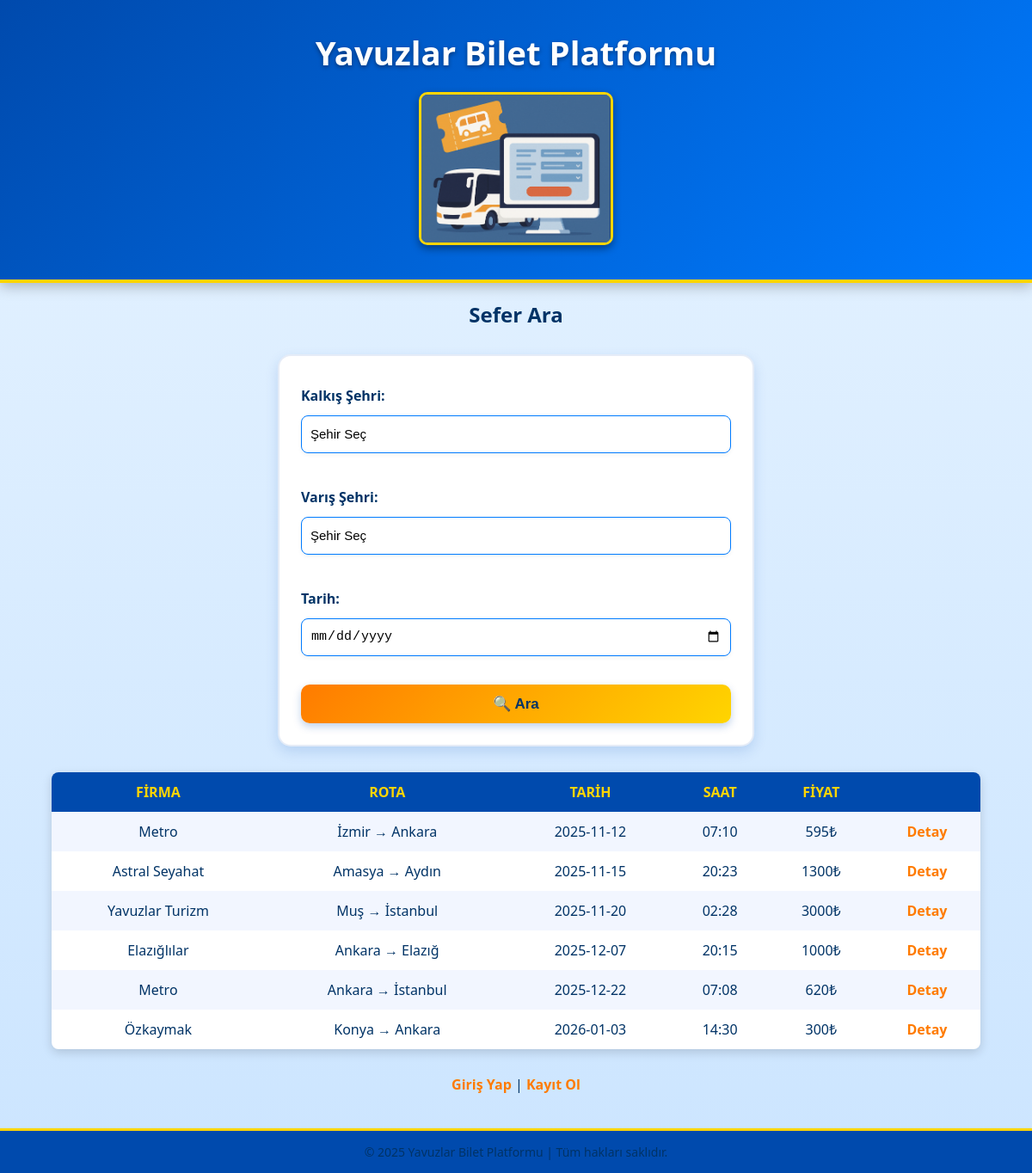
The page / on the database its author committed.
### tables this page shows
CREATE TABLE trips (
      id INTEGER PRIMARY KEY,
      firm_id INTEGER,
      from_city TEXT,
      to_city TEXT,
      date TEXT,
      time TEXT,
      price INTEGER,
      seat_count INTEGER
  );

CREATE TABLE firms (
      id INTEGER PRIMARY KEY,
      name TEXT UNIQUE
  );

### src/trips.php (called while the page is built, shortened)
<?php
function list_trips(PDO $pdo, $from = null, $to = null, $date = null) {
    $sql = "SELECT tr.*, f.name AS firm_name
            FROM trips tr
            JOIN firms f ON tr.firm_id = f.id
            WHERE 1=1";
    $params = [];
    $sql .= " ORDER BY tr.date, tr.time";
    $st = $pdo->prepare($sql);
    $st->execute($params);
    return $st->fetchAll(PDO::FETCH_ASSOC);
}

### src/auth.php (called while the page is built, shortened)
<?php
function current_user() {
    if (!isset($_SESSION['user'])) return null;
    return null;
}

### public/index.php (the view, shortened to what this page needs)
<?php
require_once __DIR__.'/../src/auth.php';
require_once __DIR__.'/../src/trips.php';
$pdo = db();
function normalize_date(?string $s): ?string {
  if (!$s) return null;
  return null;
}
$from = trim($_GET['from'] ?? '');
$to   = trim($_GET['to'] ?? '');
$dateInput = $_GET['date'] ?? '';
$date = normalize_date($dateInput);
$trips = list_trips($pdo, $from ?: null, $to ?: null, $date ?: null);
$user  = current_user();
?>
<!doctype html>
<html lang="tr">
<head>
  <link rel="stylesheet" href="css/style.css?v=4">
</head>
<body>
<header>
  <h1>Yavuzlar Bilet Platformu</h1>
  <img src="css/bus.png" alt="Yavuzlar Turizm Otobüsü">
</header>
<h2>Sefer Ara</h2>
<form method="get" class="trip-search">
  <div class="form-row">
  <div class="form-group">
    <label for="from">Kalkış Şehri:</label>
    <select name="from" id="from" required>
      <option value="">Şehir Seç</option>
    </select>
  </div>
  <div class="form-group">
    <label for="to">Varış Şehri:</label>
    <select name="to" id="to" required>
      <option value="">Şehir Seç</option>
    </select>
  </div>
  <div class="form-group">
    <label for="date">Tarih:</label>
    <input type="date" name="date" id="date" value="<?=htmlspecialchars($date)?>">
  </div>
  </div>
  <button type="submit">🔍 Ara</button>
</form>
<table>
<tr><th>Firma</th><th>Rota</th><th>Tarih</th><th>Saat</th><th>Fiyat</th><th></th></tr>
<?php foreach($trips as $t): ?>
<tr>
  <td><?=htmlspecialchars($t['firm_name'])?></td>
  <td><?=htmlspecialchars($t['from_city'])?> → <?=htmlspecialchars($t['to_city'])?></td>
  <td><?=$t['date']?></td>
  <td><?=$t['time']?></td>
  <td><?=$t['price']?>₺</td>
  <td><a href="trips.php?id=<?=$t['id']?>">Detay</a></td>
</tr>
<?php endforeach; ?>
</table>
<?php if (!$user): ?>
  <p><a href="login.php">Giriş Yap</a> | <a href="register.php">Kayıt Ol</a></p>
<?php endif; ?>
<footer>© 2025 Yavuzlar Bilet Platformu | Tüm hakları saklıdır.</footer>
</body>
</html>

### public/css/style.css (style rules this page uses)
body { font-family: 'Segoe UI', Tahoma, sans-serif; background: linear-gradient(to bottom, #e6f3ff, #cce5ff); color: #003366; margin: 0; padding: 0; }
header { background: linear-gradient(135deg, #004AAD, #007BFF); color: white; text-align: center; padding: 40px 0 30px; border-bottom: 4px solid #FFD500; box-shadow: 0 4px 15px rgba(0, 0, 0, 0.25); }
header img { width: 220px; height: auto; border: 3px solid #FFD500; border-radius: 10px; margin-top: 10px; box-shadow: 0 4px 10px rgba(0, 0, 0, 0.4); }
header h1 { font-size: 2.4em; font-weight: bold; margin-bottom: 20px; text-shadow: 0 2px 4px rgba(0, 0, 0, 0.3); }
form { width: 90%; max-width: 480px; margin: 30px auto; background: #fff; padding: 25px; border-radius: 12px; box-shadow: 0 6px 15px rgba(0, 74, 173, 0.15); text-align: left; }
form label { display: block; text-align: left; font-weight: 600; margin-top: 10px; color: #003366; }
form select, form input[type="date"], form input[type="text"], form input[type="number"], form input[type="password"] { width: 100%; padding: 10px; border-radius: 8px; border: 1px solid #007BFF; margin-top: 6px; font-size: 15px; box-sizing: border-box; }
button { width: 100%; background: linear-gradient(135deg, #FF7B00, #FFD500); color: #003366; border: none; border-radius: 10px; padding: 12px 0; font-weight: bold; font-size: 16px; margin-top: 15px; cursor: pointer; transition: all 0.3s ease; box-shadow: 0 4px 10px rgba(0, 74, 173, 0.25); }
table { border-collapse: collapse; width: 90%; margin: 30px auto; background: #ffffff; border-radius: 8px; overflow: hidden; box-shadow: 0 4px 12px rgba(0, 0, 0, 0.15); }
th, td { padding: 12px; text-align: center; }
th { background-color: #004AAD; color: #FFD500; text-transform: uppercase; }
tr:nth-child(even) { background-color: #f2f6ff; }
a { color: #FF7B00; font-weight: bold; text-decoration: none; }
footer { text-align: center; padding: 15px; background: #004AAD; color: #fff; font-size: 14px; border-top: 3px solid #FFD500; }
.trip-search { display: flex; flex-direction: column; align-items: stretch; width: 90%; max-width: 400px; margin: 30px auto; background: #fff; padding: 25px; border-radius: 12px; box-shadow: 0 6px 15px rgba(0, 74, 173, 0.15); backdrop-filter: blur(6px); border: 2px solid rgba(0, 74, 173, 0.1); }
.trip-search .form-group { margin-bottom: 15px; }
.trip-search label { display: block; text-align: left; font-weight: 600; color: #003366; margin-bottom: 5px; }
.trip-search select, .trip-search input[type="date"] { width: 100%; height: 42px; padding: 8px 10px; border-radius: 8px; border: 1px solid #007BFF; font-size: 15px; box-sizing: border-box; appearance: none; background-color: #fff; box-shadow: 0 2px 5px rgba(0, 0, 0, 0.05); }
.trip-search input[type="date"] { text-align: left; padding-left: 12px; }
.trip-search { display: flex; flex-direction: column; align-items: stretch; width: 90%; max-width: 500px; margin: 30px auto; background: #fff; padding: 25px; border-radius: 15px; box-shadow: 0 6px 15px rgba(0, 74, 173, 0.15); border: 2px solid rgba(0, 74, 173, 0.1); }
.trip-search .form-row { display: flex; flex-direction: column; gap: 15px; }
.trip-search .form-group { display: flex; flex-direction: column; }
.trip-search label { font-weight: 600; color: #003366; margin-bottom: 6px; }
.trip-search select, .trip-search input[type="date"] { width: 100%; height: 44px; padding: 8px 10px; border-radius: 8px; border: 1px solid #007BFF; font-size: 15px; box-sizing: border-box; background-color: #fff; appearance: none; transition: all 0.2s; }
.trip-search button { margin-top: 18px; background: linear-gradient(135deg, #FF7B00, #FFD500); color: #003366; border: none; border-radius: 10px; padding: 12px 0; font-weight: bold; font-size: 17px; cursor: pointer; transition: all 0.3s ease; box-shadow: 0 4px 10px rgba(0, 74, 173, 0.25); display: flex; justify-content: center; align-items: center; gap: 6px; }

### rows shown on the page
trips: firm.name "Metro", from_city "İzmir", to_city "Ankara", date "2025-11-12", time "07:10", price "595"
trips: firm.name "Astral Seyahat", from_city "Amasya", to_city "Aydın", date "2025-11-15", time "20:23", price "1300"
trips: firm.name "Yavuzlar Turizm", from_city "Muş", to_city "İstanbul", date "2025-11-20", time "02:28", price "3000"
trips: firm.name "Elazığlılar", from_city "Ankara", to_city "Elazığ", date "2025-12-07", time "20:15", price "1000"
trips: firm.name "Metro", from_city "Ankara", to_city "İstanbul", date "2025-12-22", time "07:08", price "620"
trips: firm.name "Özkaymak", from_city "Konya", to_city "Ankara", date "2026-01-03", time "14:30", price "300"
